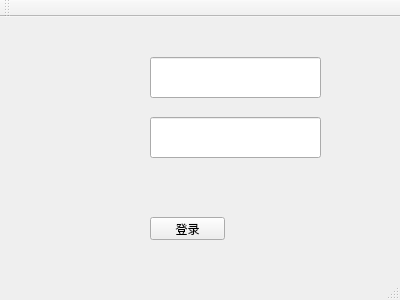
<?xml version="1.0" encoding="UTF-8"?>
<ui version="4.0">
 <class>MainWindow</class>
 <widget class="QMainWindow" name="MainWindow">
  <property name="geometry">
   <rect>
    <x>0</x>
    <y>0</y>
    <width>400</width>
    <height>300</height>
   </rect>
  </property>
  <property name="windowTitle">
   <string>MainWindow</string>
  </property>
  <widget class="QWidget" name="centralWidget">
   <widget class="QPushButton" name="pushButton">
    <property name="geometry">
     <rect>
      <x>150</x>
      <y>200</y>
      <width>75</width>
      <height>23</height>
     </rect>
    </property>
    <property name="text">
     <string>登录</string>
    </property>
   </widget>
   <widget class="QLineEdit" name="lineEdit">
    <property name="geometry">
     <rect>
      <x>150</x>
      <y>40</y>
      <width>171</width>
      <height>41</height>
     </rect>
    </property>
    <property name="text">
     <string/>
    </property>
   </widget>
   <widget class="QLineEdit" name="lineEdit_2">
    <property name="geometry">
     <rect>
      <x>150</x>
      <y>100</y>
      <width>171</width>
      <height>41</height>
     </rect>
    </property>
   </widget>
   <widget class="QWidget" name="widget" native="true">
    <property name="geometry">
     <rect>
      <x>10</x>
      <y>70</y>
      <width>111</width>
      <height>111</height>
     </rect>
    </property>
   </widget>
  </widget>
  <widget class="QMenuBar" name="menuBar">
   <property name="geometry">
    <rect>
     <x>0</x>
     <y>0</y>
     <width>400</width>
     <height>23</height>
    </rect>
   </property>
  </widget>
  <widget class="QToolBar" name="mainToolBar">
   <attribute name="toolBarArea">
    <enum>TopToolBarArea</enum>
   </attribute>
   <attribute name="toolBarBreak">
    <bool>false</bool>
   </attribute>
  </widget>
  <widget class="QStatusBar" name="statusBar"/>
 </widget>
 <layoutdefault spacing="6" margin="11"/>
 <resources/>
 <connections>
  <connection>
   <sender>pushButton</sender>
   <signal>clicked()</signal>
   <receiver>MainWindow</receiver>
   <slot>slot1()</slot>
   <hints>
    <hint type="sourcelabel">
     <x>185</x>
     <y>248</y>
    </hint>
    <hint type="destinationlabel">
     <x>84</x>
     <y>75</y>
    </hint>
   </hints>
  </connection>
 </connections>
 <slots>
  <slot>slot1()</slot>
 </slots>
</ui>
